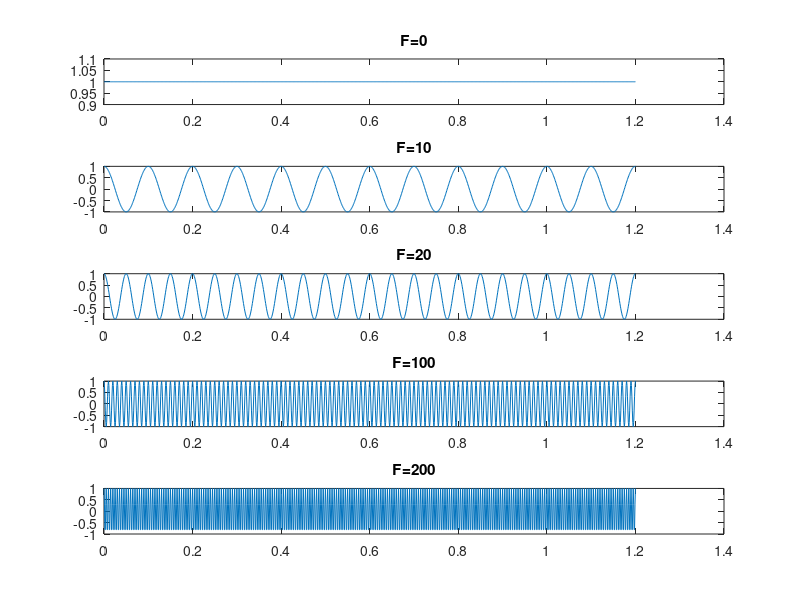

Recreate this plot in MATLAB.
% generate continuous-time sine waves with different frequencies
Fs = 1e3; % sampling frequency
D = 1.2;  % duration (in seconds)
t = 0:1/Fs:D; % create time vector t from 0(s) to D (s)
clf;

% create sine functions with different freqencies

F = 0;
x = cos(2*pi*F*t); 
subplot(5,1,1);
plot(t, x);
title('F=0');

F = 10;
x = cos(2*pi*F*t); 
subplot(5,1,2);
plot(t, x);
title('F=10');

F = 20;
x = cos(2*pi*F*t); 
subplot(5,1,3);
plot(t, x);
title('F=20');

F = 100;
x = cos(2*pi*F*t); 
subplot(5,1,4);
plot(t, x);
title('F=100');

F = 200;
x = cos(2*pi*F*t); 
subplot(5,1,5);
plot(t, x);
title('F=200');
